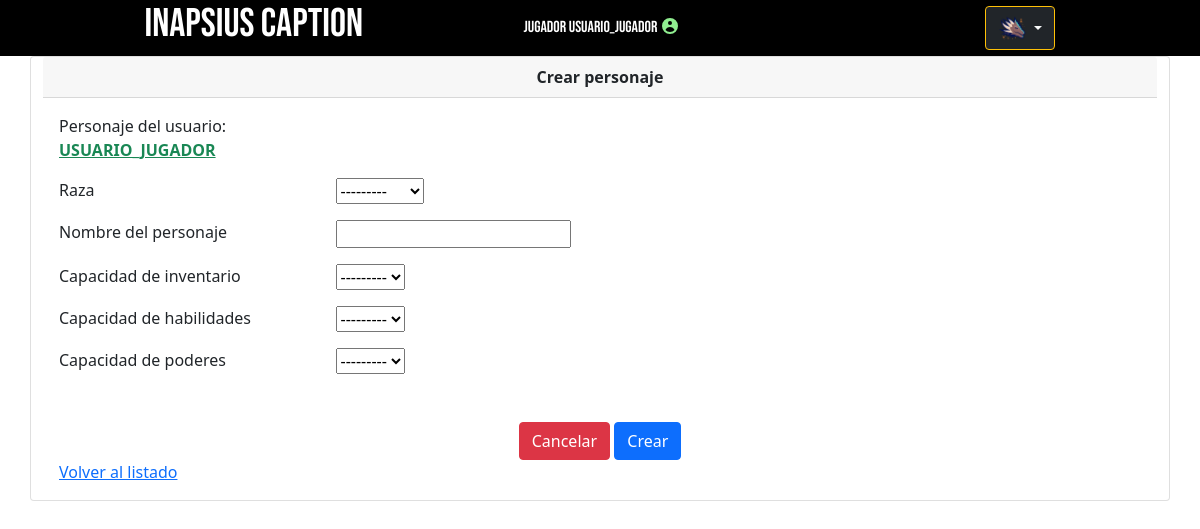
Screenshot of /personajes/crear_personaje/ (signed in) with the database file from the repository.
### apps/usuario/models.py (models this page shows, shortened)
class Usuario(AbstractBaseUser,PermissionsMixin):
    class Types(models.TextChoices):
        GAMEMASTER = 'GAMEMASTER','Gamemaster'
        JUGADOR = 'JUGADOR', 'Jugador'
    type = models.CharField(_('Rol'), choices=Types.choices, default=Types.JUGADOR , max_length=30)
    username = models.CharField('Nombre usuario', max_length=30, unique=True)
    email = models.EmailField('Correo electronico', max_length=250, unique= True)
    nombre = models.CharField('Nombre', max_length=30)
    apellido = models.CharField('Apellido', max_length=30)
    is_active = models.BooleanField(default= True)
    is_staff = models.BooleanField('Es miembro del staff',default= False)
    objects = UsuarioManager()
    USERNAME_FIELD = 'username'
    REQUIRED_FIELDS = ['email','nombre','apellido']

### apps/personaje/views.py (the view, shortened to what this page needs)
# urls.py: path('crear_personaje/',PersonajeCreateView.as_view(), name='crear_personaje'),
class PersonajeCreateView(LoginMixin,CreateView):
    model = Personaje
    fields = ['raza','nombrePersonaje','capacidad','habilidades','poderes']
    template_name = "personajes/opciones/crear_personajes.html"
    success_url = reverse_lazy('personajes:listar_personaje')

### apps/raza/models.py (called while the page is built)
    def __str__(self):
        return f'{self.nombre}'

### apps/usuario/mixins.py (called while the page is built)
    def dispatch(self, request, *args, **kwargs):
        if request.user.is_authenticated:
            return super().dispatch(request, *args, **kwargs)
        return redirect('index')

### templates/personajes/opciones/crear_personajes.html (shortened to what this page needs)
{% extends 'home.html' %}
{% load static %}
{% block header %}
        {% include 'components/header.html' %}
{% endblock  %}
    {% block contenido %}
<div class="container card">
    <div class="card-header text-center">
        <strong >Crear personaje</strong>
    </div>
    <div class="card-body card-block">
        <form class="form-horizontal"  method="post" enctype="multipart/form-data" >
            <div class="row mb-3 form-group">
                {% if user.is_authenticated %}
                <div class="col col-md-3">Personaje del usuario: <strong class="text-success text-uppercase text-decoration-underline" >{{ user.username}}</strong> </div>
                {% endif %}
            </div>
            <div class="row mb-3 form-group">
                <div class="col col-md-3">{{ form.raza.label }}</div>
                <div class="col-12 col-md-9">{{form.raza}}</div>
            </div>
            <div class="row mb-3 form-group">
                <div class="col col-md-3">{{ form.nombrePersonaje.label }}</div>
                <div class="col-12 col-md-9">{{form.nombrePersonaje}}</div>
            </div>
            <div class="row mb-3 form-group">
                <div class="col col-md-3">{{ form.capacidad.label }}</div>
                <div class="col-12 col-md-9">{{form.capacidad}}</div>
            </div>
            <div class="row mb-3 form-group">
                <div class="col col-md-3">{{ form.habilidades.label }}</div>
                <div class="col-12 col-md-9">{{form.habilidades}}</div>
            </div>
            <div class="row mb-3 form-group">
                <div class="col col-md-3">{{ form.poderes.label }}</div>
                <div class="col-12 col-md-9">{{form.poderes}}</div>
            </div>
            <div class="text-center">
                <button type="reset" class="btn btn-danger">Cancelar</button>
                <button type="submit" class="btn btn-primary">Crear</button>
            </div>
            <a href="{% url 'personajes:listar_personaje' %}">Volver al listado</a>
        </form>
    </div>
</div>
    {% endblock contenido %}

### templates/components/header.html (shortened to what this page needs)
{% load static %}
{% block header %}
<div class="header ">
  <div class="header-sup">
    <h1><a style="text-decoration: none; color:white;" href="{% url 'index' %}">Inapsius Caption</a></h1>
  </div>
  {% if user.last_login %}
  {% if user.is_superuser%}
  <p class="m-3 text-center" > ADMIN {{user.username}} <svg xmlns="http://www.w3.org/2000/svg" width="20" viewBox="0 0 20 20" fill="lightgreen">
          <path fill-rule="evenodd" d="M18 10a8 8 0 11-16 0 8 8 0 0116 0zm-6-3a2 2 0 11-4 0 2 2 0 014 0zm-2 4a5 5 0 00-4.546 2.916A5.986 5.986 0 0010 16a5.986 5.986 0 004.546-2.084A5 5 0 0010 11z" clip-rule="evenodd" />
  </svg></p>
  {% else %}
    <p class="m-3 text-center">  {{ user.type }} {{user.username}} <svg xmlns="http://www.w3.org/2000/svg" width="20" viewBox="0 0 20 20" fill="lightgreen">
      <path fill-rule="evenodd" d="M18 10a8 8 0 11-16 0 8 8 0 0116 0zm-6-3a2 2 0 11-4 0 2 2 0 014 0zm-2 4a5 5 0 00-4.546 2.916A5.986 5.986 0 0010 16a5.986 5.986 0 004.546-2.084A5 5 0 0010 11z" clip-rule="evenodd" />
    </svg></p>
  {% endif %}
  {% endif %}
    <div class="btn-group">
        <button type="button" class="btn btn-warning dropdown-toggle bg-dark text-light" data-bs-toggle="dropdown" aria-expanded="false">
          <img src="{% static 'img/icon.png' %}" width="30">
        </button>
      </div>
</div>
{% endblock  %}

### rolgame/static/css/style.css (style rules this page uses)
* { margin: 0; padding: 0; box-sizing: border-box; }
.header { width: 100%; display: flex; justify-content: space-evenly; background: #000000; text-align: center; align-items: center; font-family: 'Bebas Neue', cursive; color: white; }

### rows the page displays
Usuario: type "JUGADOR", username "usuario_jugador", username "USUARIO_JUGADOR"
